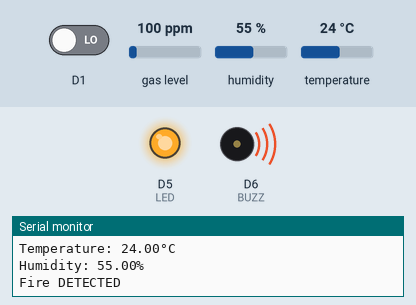
Simulated run of this sketch. Board: ESP8266 (NodeMCU). Parts: output pins drawn as LEDs (lit = HIGH), buzzer (waves = sounding, pin HIGH), the last lines printed to the serial monitor. The test bench sets the inputs (shaded band); at power-on: gas level 100 ppm, D1 LOW, humidity 55 %, temperature 24 °C. WiFi joins after 1.5 s; servers stay silent unless stated.

Above: at 3.6 s.
3.7 s: gas level set to 57 ppm
5.6 s: gas level set to 48 ppm
At 7.4 s:
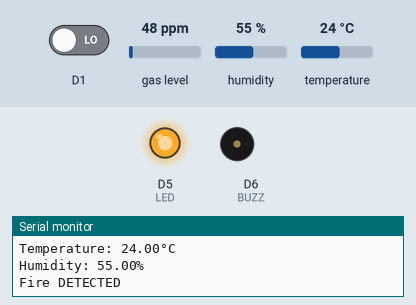
7.9 s: gas level set to 250 ppm
At 9.3 s:
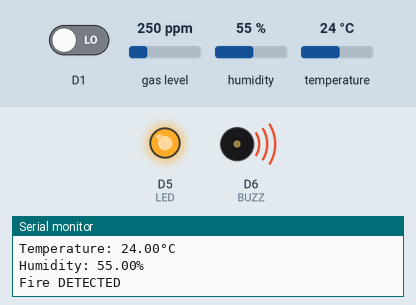
9.9 s: gas level set to 20 ppm
At 10.8 s:
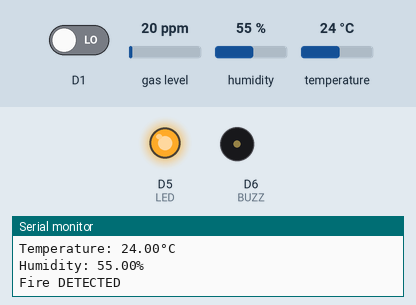
Timing chart, 0 to 12.9 s (numbered marks = the images above; inputs shaded):
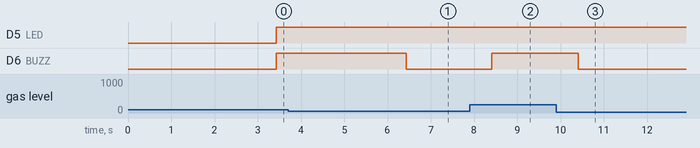

Measured:
- the behaviour switches between 51 and 50 ppm on gas level (found by bisection; images 0 and 1)
- after the input at 5.6 s, D6 (BUZZ): HIGH → LOW after 0.83 s
- after the input at 7.9 s, D6 (BUZZ): LOW → HIGH after 0.51 s
- after the input at 9.9 s, D6 (BUZZ): HIGH → LOW after 0.51 s

The sketch:

smoke2.ino
```cpp
#define BLYNK_TEMPLATE_ID "TMPLeTRBaqfd"
#define BLYNK_DEVICE_NAME "Gas and Fire"
#define BLYNK_AUTH_TOKEN "MoraUODkWK2IkOGMHj8Snj-J3pHAcPSR"
#include "DHT.h"
#define BLYNK_PRINT Serial

#define APP_DEBUG

#define USE_NODE_MCU_BOARD


#define DHTTYPE DHT11   // DHT11 sensor
#define DHTPIN 0        // Digital input pin connected to the DHT11 sensor
DHT dht(DHTPIN, DHTTYPE);

#include <ESP8266WiFi.h>
#include <BlynkSimpleEsp8266.h>
#include "Blynk.h"
#include <MQ2.h>
#include <SPI.h>
#include <Wire.h>

char auth[] = "MoraUODkWK2IkOGMHj8Snj-J3pHAcPSR";
char ssid[] = "Alpha";
char pass[] = "180403838";


#define BUZZ      12 //D6
#define LED       14 //D5

int flag=0;


int pin = A0;
float lpg, co, smoke;
MQ2 mq2(pin);
int button1 = 0;
int button2 = 0;
SimpleTimer timer;

void setup()
{
  Serial.begin(115200);
  delay(100);
  Blynk.begin(auth, ssid, pass);

  pinMode(BUZZ, OUTPUT);
  pinMode(LED, OUTPUT);


  digitalWrite(BUZZ, LOW);
  digitalWrite(LED, LOW);

  dht.begin();
  mq2.begin();
  timer.setInterval(1000L, sendSensorData);

}

void loop() {
  timer.run(); // Initiates SimpleTimer
  Blynk.run();
}
void sendSensorData()
{
  float* values = mq2.read(true); //set it false if you don't want to print the values to the Serial
  co = mq2.readCO();
  smoke = mq2.readSmoke();
  lpg = mq2.readLPG();

  float temperature = dht.readTemperature();
  float humidity = dht.readHumidity();

  Blynk.virtualWrite(V6, temperature);
  Blynk.virtualWrite(V7, humidity);
    if (temperature > 50 ) {
    Blynk.logEvent("t", "High Temperature Alert!!!!");
  }

  Serial.print("Temperature: ");
  Serial.print(temperature);
  Serial.println("°C");

  Serial.print("Humidity: ");
  Serial.print(humidity);
  Serial.println("%");

  int isButtonPressed = digitalRead(D1); // falme sensor connected D1 pin
   if (isButtonPressed==1 && flag==0)
   {

       flag=1;
       Blynk.virtualWrite(V0,0);
       digitalWrite(BUZZ, LOW);
   }
   else if (isButtonPressed==0)
   {
   flag=0;
   Serial.println("Fire DETECTED");
   digitalWrite(BUZZ, HIGH);
   Blynk.virtualWrite(V0,255);
   Blynk.logEvent("fire", "Fire Detected!!!");
   }

  Blynk.virtualWrite(V1, smoke);
  Blynk.virtualWrite(V2, lpg);
  Blynk.virtualWrite(V3, co);
  if (smoke > 50 ) {
    Blynk.logEvent("smoke", "Smoke Detected!");
    digitalWrite(BUZZ, HIGH);
    digitalWrite(LED, HIGH);
  }

  else {
    digitalWrite(BUZZ, LOW);

  }
  if (lpg > 50 ) {
    Blynk.logEvent("lpg", "LPG Detected!");
  }
  if (co > 50 ) {
    Blynk.logEvent("co", "Carbon Monoxide Detected!");
  }

}


// in Blynk app writes values to the Virtual Pin 4
BLYNK_WRITE(V4)
{
  button1 = param.asInt(); // assigning incoming value from pin V4 to a variable
}
// in Blynk app writes values to the Virtual Pin 5
BLYNK_WRITE(V5)
{
  button2 = param.asInt(); // assigning incoming value from pin V5 to a variable
}
```
